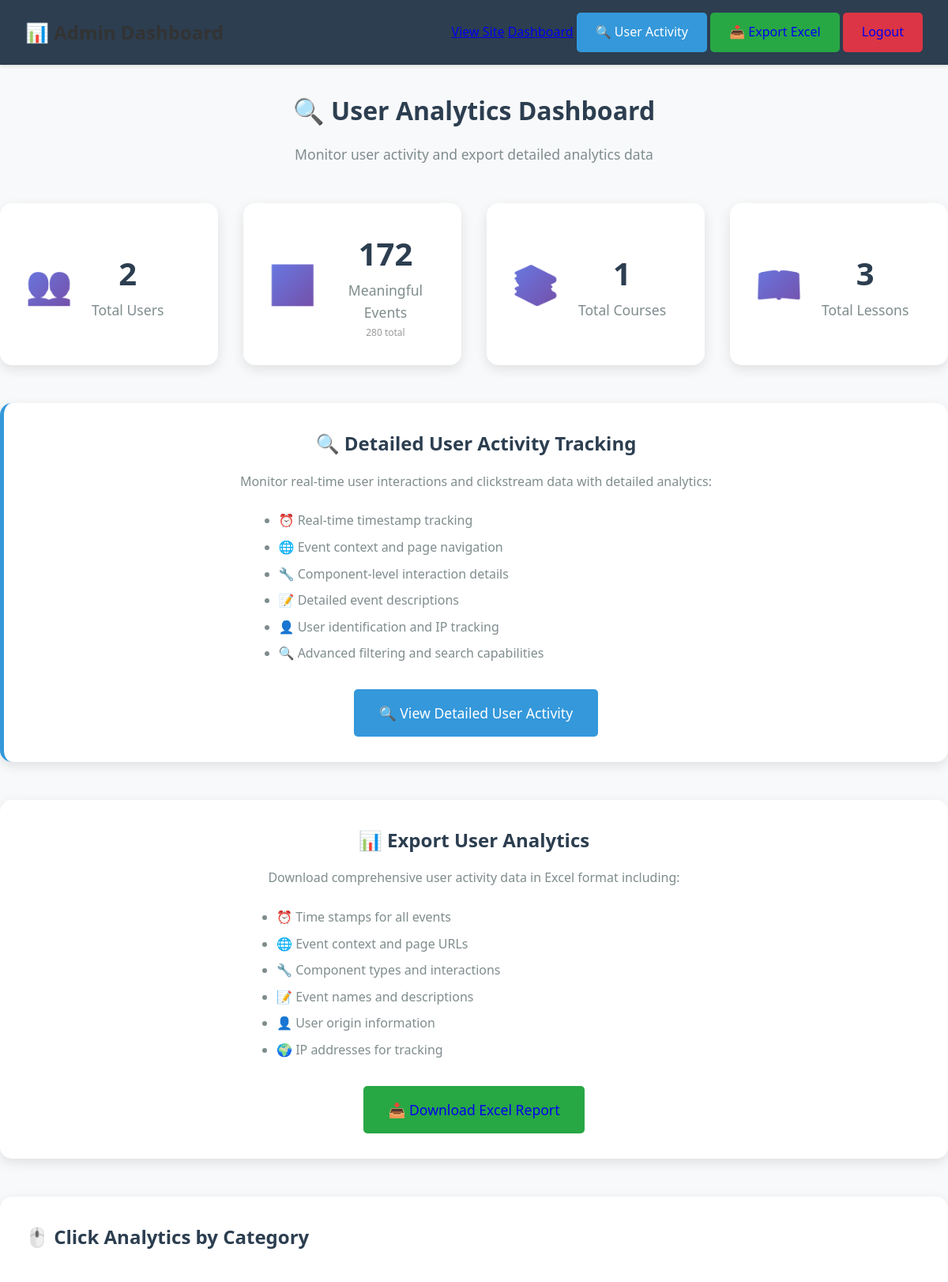
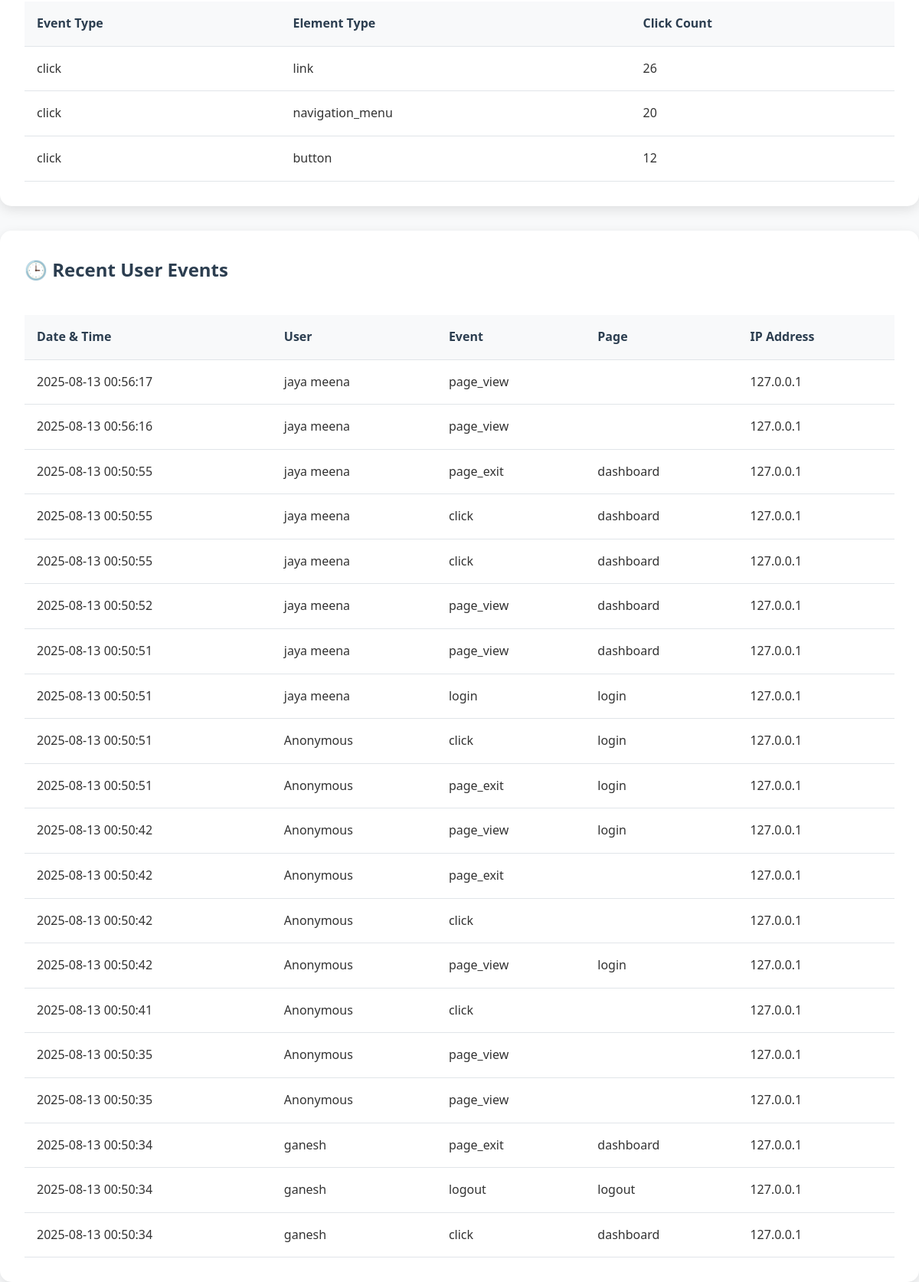
The app's page /admin/dashboard (signed in) with its own data (2 pictures, top to bottom).
### app.py (models this page shows)
class ClickstreamEvent(db.Model):
    id = db.Column(db.Integer, primary_key=True)
    user_id = db.Column(db.Integer, db.ForeignKey('user.id'), nullable=True)  # Nullable for anonymous users
    session_id = db.Column(db.String(100), nullable=False)
    event_type = db.Column(db.String(50), nullable=False)  # 'page_view', 'click', 'video_action', 'quiz_action'
    element_id = db.Column(db.String(100), nullable=True)
    element_type = db.Column(db.String(50), nullable=True)  # 'button', 'link', 'video', 'quiz_question'
    page_url = db.Column(db.String(500), nullable=True)
    timestamp = db.Column(db.DateTime, default=datetime.utcnow)
    additional_data = db.Column(db.Text)  # JSON string for extra data
    ip_address = db.Column(db.String(45), nullable=True)  # IPv4/IPv6 support
    video_id = db.Column(db.String(100), nullable=True)
    video_action = db.Column(db.String(50), nullable=True)  # 'play', 'pause', 'seek', 'complete'
    video_time = db.Column(db.Float, nullable=True)
    quiz_id = db.Column(db.String(100), nullable=True)
    question_id = db.Column(db.String(100), nullable=True)
    answer_selected = db.Column(db.String(100), nullable=True)

class User(UserMixin, db.Model):
    id = db.Column(db.Integer, primary_key=True)
    username = db.Column(db.String(80), unique=True, nullable=False)
    email = db.Column(db.String(120), unique=True, nullable=False)
    password_hash = db.Column(db.String(120), nullable=False)
    created_at = db.Column(db.DateTime, default=datetime.utcnow)
    clickstream_events = db.relationship('ClickstreamEvent', backref='user', lazy=True)
    quiz_attempts = db.relationship('QuizAttempt', backref='user', lazy=True)

### app.py (the view)
@app.route('/admin/dashboard')
@login_required
def admin_dashboard():
    if not current_user.is_admin:
        flash('Access denied. Admin privileges required.', 'error')
        return redirect(url_for('index'))
    total_users = User.query.count()
    total_events = ClickstreamEvent.query.count()
    total_meaningful_events = ClickstreamEvent.query.filter(
        ~ClickstreamEvent.event_type.in_(['mouse_movement', 'visibility_change', 'time_on_page', 'scroll'])
    ).count()
    total_courses = Course.query.count()
    total_lessons = Lesson.query.count()
    meaningful_events = ClickstreamEvent.query.filter(
        ~ClickstreamEvent.event_type.in_(['mouse_movement', 'visibility_change', 'time_on_page', 'scroll'])
    ).order_by(ClickstreamEvent.timestamp.desc()).limit(20).all()
    click_analytics = db.session.query(
        ClickstreamEvent.event_type,
        ClickstreamEvent.element_type,
        db.func.count(ClickstreamEvent.id).label('count')
    ).filter(
        ClickstreamEvent.event_type == 'click'
    ).group_by(
        ClickstreamEvent.event_type,
        ClickstreamEvent.element_type
    ).order_by(db.func.count(ClickstreamEvent.id).desc()).all()
    return render_template('admin_dashboard.html',
                                                    total_users=total_users,
                           total_events=total_events,
                           total_meaningful_events=total_meaningful_events,
                           total_courses=total_courses,
                           total_lessons=total_lessons,
                           recent_events=meaningful_events,
                           click_analytics=click_analytics)

### app.py (called while the page is built)
@login_manager.user_loader
def load_user(user_id):
    admin_user = AdminUser.query.get(int(user_id))
    if admin_user:
        return admin_user
    return User.query.get(int(user_id))

### templates/admin_dashboard.html (shortened to what this page needs)
<!DOCTYPE html>
<html lang="en">
<head>
    <link rel="stylesheet" href="{{ url_for('static', filename='css/style.css') }}">
</head>
<body>
    <nav class="navbar">
        <div class="nav-container">
            <h1 class="nav-brand">📊 Admin Dashboard</h1>
            <div class="nav-links">
                <a href="{{ url_for('index') }}">View Site</a>
                <a href="{{ url_for('admin_dashboard') }}" class="active">Dashboard</a>
                <a href="{{ url_for('admin_user_activity') }}" class="btn btn-primary">🔍 User Activity</a>
                <a href="{{ url_for('export_excel') }}" class="btn btn-success">📥 Export Excel</a>
                <a href="{{ url_for('logout') }}" class="btn btn-danger">Logout</a>
            </div>
        </div>
    </nav>
    <div class="container">
        <div class="admin-header">
            <h1>🔍 User Analytics Dashboard</h1>
            <p>Monitor user activity and export detailed analytics data</p>
        </div>
        <div class="stats-grid">
            <div class="stat-card">
                <div class="stat-icon">👥</div>
                <div class="stat-content">
                    <h3>{{ total_users }}</h3>
                    <p>Total Users</p>
                </div>
            </div>
            <div class="stat-card">
                <div class="stat-icon">📊</div>
                <div class="stat-content">
                    <h3>{{ total_meaningful_events }}</h3>
                    <p>Meaningful Events</p>
                    <small>{{ total_events }} total</small>
                </div>
            </div>
            <div class="stat-card">
                <div class="stat-icon">📚</div>
                <div class="stat-content">
                    <h3>{{ total_courses }}</h3>
                    <p>Total Courses</p>
                </div>
            </div>
            <div class="stat-card">
                <div class="stat-icon">📖</div>
                <div class="stat-content">
                    <h3>{{ total_lessons }}</h3>
                    <p>Total Lessons</p>
                </div>
            </div>
        </div>
        <div class="activity-overview">
            <div class="activity-card">
                <h2>🔍 Detailed User Activity Tracking</h2>
                <p>Monitor real-time user interactions and clickstream data with detailed analytics:</p>
                <ul>
                    <li>⏰ Real-time timestamp tracking</li>
                    <li>🌐 Event context and page navigation</li>
                    <li>🔧 Component-level interaction details</li>
                    <li>📝 Detailed event descriptions</li>
                    <li>👤 User identification and IP tracking</li>
                    <li>🔍 Advanced filtering and search capabilities</li>
                </ul>
                <a href="{{ url_for('admin_user_activity') }}" class="btn btn-primary btn-large">
                    🔍 View Detailed User Activity
                </a>
            </div>
        </div>
        <div class="export-section">
            <div class="export-card">
                <h2>📊 Export User Analytics</h2>
                <p>Download comprehensive user activity data in Excel format including:</p>
                <ul>
                    <li>⏰ Time stamps for all events</li>
                    <li>🌐 Event context and page URLs</li>
                    <li>🔧 Component types and interactions</li>
                    <li>📝 Event names and descriptions</li>
                    <li>👤 User origin information</li>
                    <li>🌍 IP addresses for tracking</li>
                </ul>
                <a href="{{ url_for('export_excel') }}" class="btn btn-success btn-large">
                    📥 Download Excel Report
                </a>
            </div>
        </div>
        <div class="click-analytics">
            <h2>🖱️ Click Analytics by Category</h2>
            <div class="table-container">
                <table class="data-table">
                    <thead>
                        <tr>
                            <th>Event Type</th>
                            <th>Element Type</th>
                            <th>Click Count</th>
                        </tr>
                    </thead>
                    <tbody>
                        {% for analytics in click_analytics %}
                        <tr>
                            <td>{{ analytics.event_type }}</td>
                            <td>{{ analytics.element_type }}</td>
                            <td>{{ analytics.count }}</td>
                        </tr>
                        {% endfor %}
                    </tbody>
                </table>
            </div>
        </div>
        <div class="recent-events">
            <h2>🕒 Recent User Events</h2>
            <div class="table-container">
                <table class="data-table">
                    <thead>
                        <tr>
                            <th>Date & Time</th>
                            <th>User</th>
                            <th>Event</th>
                            <th>Page</th>
                            <th>IP Address</th>
                        </tr>
                    </thead>
                    <tbody>
                        {% for event in recent_events %}
                        <tr>
                            <td>{{ event.timestamp.strftime('%Y-%m-%d %H:%M:%S') }}</td>
                            <td>
                                {% if event.user %}
                                    {{ event.user.username }}
                                {% else %}
                                    Anonymous
                                {% endif %}
                            </td>
                            <td>{{ event.event_type }}</td>
                            <td>{{ event.page_url.split('/')[-1] if event.page_url else 'N/A' }}</td>
                            <td>{{ event.ip_address or 'N/A' }}</td>
                        </tr>
                        {% endfor %}
                    </tbody>
                </table>
            </div>
        </div>
    </div>
</body>
</html>

### static/css/style.css (style rules this page uses)
* { margin: 0; padding: 0; box-sizing: border-box; }
body { font-family: 'Segoe UI', Tahoma, Geneva, Verdana, sans-serif; line-height: 1.6; color: #333; background-color: #f8f9fa; }
.navbar { background-color: #2c3e50; padding: 1rem 0; box-shadow: 0 2px 4px rgba(0,0,0,0.1); }
.nav-container { max-width: 1200px; margin: 0 auto; display: flex; justify-content: space-between; align-items: center; padding: 0 2rem; }
.btn { display: inline-block; padding: 0.75rem 1.5rem; text-decoration: none; border: none; border-radius: 5px; cursor: pointer; font-size: 1rem; transition: all 0.3s; text-align: center; }
.btn-primary { background-color: #3498db; color: white; }
.stat-card { background: white; padding: 2rem; border-radius: 10px; box-shadow: 0 4px 6px rgba(0,0,0,0.1); text-align: center; }
.stat-card h3 { color: #7f8c8d; margin-bottom: 1rem; font-size: 1rem; }
.admin-header { text-align: center; margin: 2rem 0 3rem 0; }
.admin-header h1 { color: #2c3e50; margin-bottom: 1rem; }
.admin-header p { color: #7f8c8d; font-size: 1.1rem; }
.stats-grid { display: grid; grid-template-columns: repeat(auto-fit, minmax(250px, 1fr)); gap: 2rem; margin-bottom: 3rem; }
.stat-card { background: white; padding: 2rem; border-radius: 15px; box-shadow: 0 5px 15px rgba(0,0,0,0.1); display: flex; align-items: center; gap: 1.5rem; transition: transform 0.3s ease; }
.stat-icon { font-size: 3rem; background: linear-gradient(135deg, #667eea 0%, #764ba2 100%); -webkit-background-clip: text; -webkit-text-fill-color: transparent; background-clip: text; }
.stat-content h3 { font-size: 2.5rem; color: #2c3e50; margin: 0; }
.stat-content p { color: #7f8c8d; margin: 0; font-size: 1.1rem; }
.stat-content small { display: block; color: #999; font-size: 0.75rem; margin-top: 2px; }
.activity-overview { margin-bottom: 3rem; }
.activity-card { background: white; padding: 2rem; border-radius: 15px; box-shadow: 0 5px 15px rgba(0,0,0,0.1); text-align: center; border-left: 5px solid #3498db; }
.activity-card h2 { color: #2c3e50; margin-bottom: 1rem; }
.activity-card p { color: #7f8c8d; margin-bottom: 1.5rem; }
.activity-card ul { text-align: left; max-width: 500px; margin: 0 auto 2rem auto; color: #7f8c8d; }
.activity-card li { margin-bottom: 0.5rem; }
.export-section { margin-bottom: 3rem; }
.export-card { background: white; padding: 2rem; border-radius: 15px; box-shadow: 0 5px 15px rgba(0,0,0,0.1); text-align: center; }
.export-card h2 { color: #2c3e50; margin-bottom: 1rem; }
.export-card p { color: #7f8c8d; margin-bottom: 1.5rem; }
.export-card ul { text-align: left; max-width: 500px; margin: 0 auto 2rem auto; color: #7f8c8d; }
.export-card li { margin-bottom: 0.5rem; }
.btn-large { padding: 1rem 2rem; font-size: 1.1rem; }
.click-analytics { background: white; padding: 2rem; border-radius: 15px; box-shadow: 0 5px 15px rgba(0,0,0,0.1); margin-bottom: 2rem; }
.click-analytics h2 { color: #2c3e50; margin-bottom: 1.5rem; }
.recent-events { background: white; padding: 2rem; border-radius: 15px; box-shadow: 0 5px 15px rgba(0,0,0,0.1); }
.recent-events h2 { color: #2c3e50; margin-bottom: 1.5rem; }
.table-container { overflow-x: auto; }
.data-table { width: 100%; border-collapse: collapse; margin-top: 1rem; }
.data-table th, .data-table td { padding: 1rem; text-align: left; border-bottom: 1px solid #e1e5e9; }
.data-table th { background-color: #f8f9fa; font-weight: 600; color: #2c3e50; }
.btn-success { background-color: #28a745; border-color: #28a745; }
.btn-danger { background-color: #dc3545; border-color: #dc3545; }

### records on screen
ClickstreamEvent: timestamp "2025-08-13 00:56:17", user.username "jaya meena", event_type "page_view", ip_address "127.0.0.1"
ClickstreamEvent: timestamp "2025-08-13 00:56:16", user.username "jaya meena", event_type "page_view", ip_address "127.0.0.1"
ClickstreamEvent: timestamp "2025-08-13 00:50:55", user.username "jaya meena", event_type "page_exit", page_url "dashboard", ip_address "127.0.0.1"
ClickstreamEvent: timestamp "2025-08-13 00:50:55", user.username "jaya meena", event_type "click", page_url "dashboard", ip_address "127.0.0.1"
ClickstreamEvent: timestamp "2025-08-13 00:50:55", user.username "jaya meena", event_type "click", page_url "dashboard", ip_address "127.0.0.1"
ClickstreamEvent: timestamp "2025-08-13 00:50:52", user.username "jaya meena", event_type "page_view", page_url "dashboard", ip_address "127.0.0.1"
ClickstreamEvent: timestamp "2025-08-13 00:50:51", user.username "jaya meena", event_type "page_view", page_url "dashboard", ip_address "127.0.0.1"
ClickstreamEvent: timestamp "2025-08-13 00:50:51", user.username "jaya meena", event_type "login", page_url "login", ip_address "127.0.0.1"
ClickstreamEvent: timestamp "2025-08-13 00:50:51", shows "Anonymous", event_type "click", page_url "login", ip_address "127.0.0.1"
ClickstreamEvent: timestamp "2025-08-13 00:50:51", shows "Anonymous", event_type "page_exit", page_url "login", ip_address "127.0.0.1"
ClickstreamEvent: timestamp "2025-08-13 00:50:42", shows "Anonymous", event_type "page_view", page_url "login", ip_address "127.0.0.1"
ClickstreamEvent: timestamp "2025-08-13 00:50:42", shows "Anonymous", event_type "page_exit", ip_address "127.0.0.1"
ClickstreamEvent: timestamp "2025-08-13 00:50:42", shows "Anonymous", event_type "click", ip_address "127.0.0.1"
ClickstreamEvent: timestamp "2025-08-13 00:50:42", shows "Anonymous", event_type "page_view", page_url "login", ip_address "127.0.0.1"
ClickstreamEvent: timestamp "2025-08-13 00:50:41", shows "Anonymous", event_type "click", ip_address "127.0.0.1"
ClickstreamEvent: timestamp "2025-08-13 00:50:35", shows "Anonymous", event_type "page_view", ip_address "127.0.0.1"
ClickstreamEvent: timestamp "2025-08-13 00:50:35", shows "Anonymous", event_type "page_view", ip_address "127.0.0.1"
ClickstreamEvent: timestamp "2025-08-13 00:50:34", user.username "ganesh", event_type "page_exit", page_url "dashboard", ip_address "127.0.0.1"
ClickstreamEvent: timestamp "2025-08-13 00:50:34", user.username "ganesh", event_type "logout", page_url "logout", ip_address "127.0.0.1"
ClickstreamEvent: timestamp "2025-08-13 00:50:34", user.username "ganesh", event_type "click", page_url "dashboard", ip_address "127.0.0.1"

### other values on screen
{{ total_users }} "2"
{{ total_meaningful_events }} "172"
{{ total_events }} "280"
{{ total_courses }} "1"
{{ total_lessons }} "3"
{{ analytics.event_type }} "click" "click" "click"
{{ analytics.element_type }} "link" "navigation_menu" "button"
{{ analytics.count }} "26" "20" "12"
